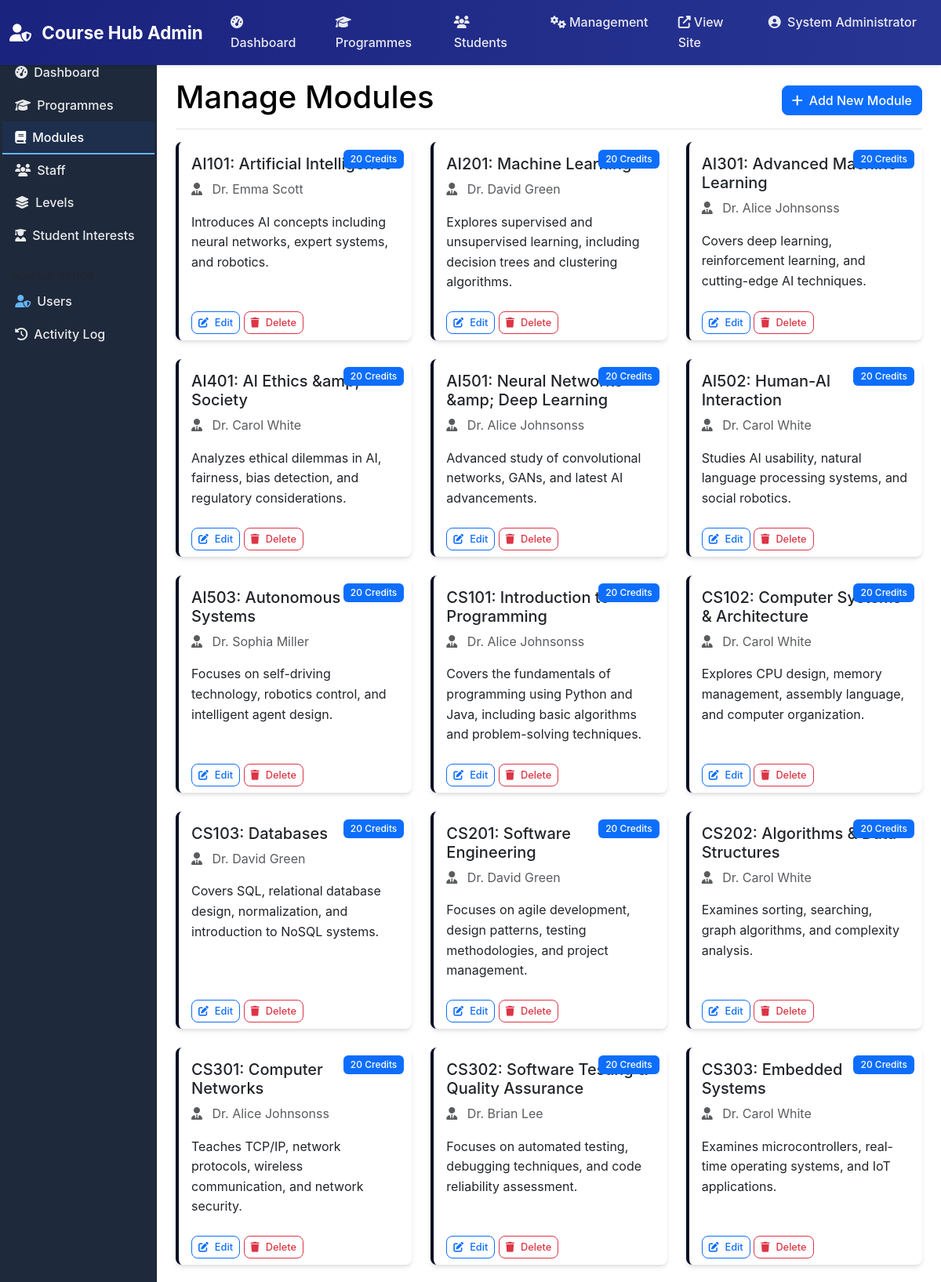
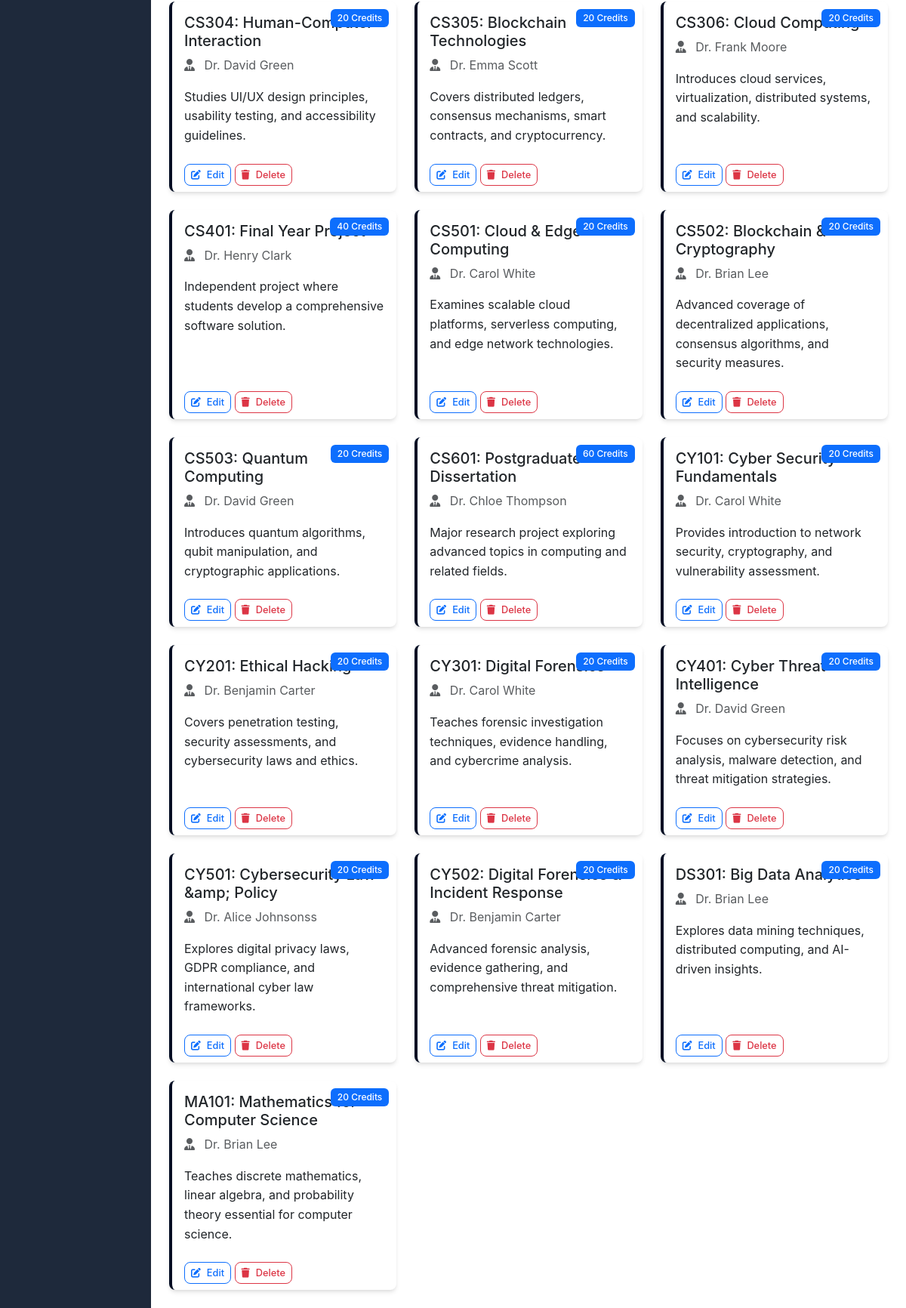
/admin/modules.php (signed in), run on the app's committed database (2 pictures, top to bottom).
### tables this page shows
CREATE TABLE `modules` (
  `ModuleID` int(11) NOT NULL,
  `ModuleCode` varchar(20) NOT NULL,
  `ModuleName` varchar(200) NOT NULL,
  `ModuleLeaderID` int(11) DEFAULT NULL,
  `Description` text DEFAULT NULL,
  `LearningOutcomes` text DEFAULT NULL,
  `AssessmentMethods` text DEFAULT NULL,
  `Credits` int(11) DEFAULT 20,
  `Image` varchar(255) DEFAULT NULL,
  `IsActive` tinyint(1) DEFAULT 1,
  `CreatedAt` timestamp NOT NULL DEFAULT current_timestamp(),
  `UpdatedAt` timestamp NOT NULL DEFAULT current_timestamp() ON UPDATE current_timestamp()
);

CREATE TABLE `staff` (
  `StaffID` int(11) NOT NULL,
  `Username` varchar(100) NOT NULL,
  `PasswordHash` varchar(255) NOT NULL,
  `Name` varchar(200) NOT NULL,
  `Email` varchar(255) NOT NULL,
  `Phone` varchar(20) DEFAULT NULL,
  `Department` varchar(100) DEFAULT NULL,
  `Title` varchar(100) DEFAULT NULL,
  `Bio` text DEFAULT NULL,
  `ProfileImage` varchar(255) DEFAULT NULL,
  `IsActive` tinyint(1) DEFAULT 1,
  `CreatedAt` timestamp NOT NULL DEFAULT current_timestamp()
);

### classes/Module.php (called while the page is built, shortened)
<?php
class Module {
    private $db;
    public function __construct($database) {
        $this->db = $database;
    }
    public function getAllModules($includeInactive = false) {
        try {
            $sql = "
                SELECT m.ModuleID, m.ModuleCode, m.ModuleName, m.Description,
                       m.LearningOutcomes, m.AssessmentMethods, m.Credits,
                       m.Image, m.IsActive, m.CreatedAt, m.UpdatedAt,
                       s.StaffID as ModuleLeaderID, s.Name as ModuleLeader,
                       s.Email as LeaderEmail, s.Title as LeaderTitle
                FROM Modules m
                LEFT JOIN Staff s ON m.ModuleLeaderID = s.StaffID
            ";
            if (!$includeInactive) {
                $sql .= " WHERE m.IsActive = 1";
            }
            $sql .= " ORDER BY m.ModuleCode";
            $stmt = $this->db->prepare($sql);
            $stmt->execute();
            return $stmt->fetchAll();
        } catch (Exception $e) {
            error_log("Get all modules error: " . $e->getMessage());
            return [];
        }
    }
}
?>

### config/config.php (called while the page is built, shortened)
<?php
require_once BASE_PATH . '/classes/Staff.php';
require_once BASE_PATH . '/classes/Module.php';
function truncateText($text, $length = 100) {
    if (strlen($text) <= $length) {
        return $text;
    }
    return substr($text, 0, $length) . '...';
}
?>

### admin/modules.php (the view, shortened to what this page needs)
<?php
require_once __DIR__ . '/../config/config.php';
$module = new Module($db);
$modules = $module->getAllModules();
?>
<!DOCTYPE html>
<html lang="en">
<head>
    <link href="https://cdn.jsdelivr.net/npm/bootstrap@5.3.0/dist/css/bootstrap.min.css" rel="stylesheet">
    <link href="https://cdnjs.cloudflare.com/ajax/libs/font-awesome/6.4.0/css/all.min.css" rel="stylesheet">
    <link href="../assets/css/style.css" rel="stylesheet">
</head>
<body class="admin-body">
    <?php include 'includes/admin_nav.php'; ?>
    <div class="container-fluid">
        <div class="row">
            <?php include 'includes/admin_sidebar.php'; ?>
            <main class="col-md-9 ms-sm-auto col-lg-10 px-md-4 py-4">
                <div class="d-flex justify-content-between flex-wrap flex-md-nowrap align-items-center pb-2 mb-3 border-bottom">
                    <h1 class="text-black">Manage Modules</h1>
                    <button class="btn btn-primary" data-bs-toggle="modal" data-bs-target="#moduleModal">
                        <i class="fas fa-plus me-2"></i>Add New Module
                    </button>
                </div>
                <div class="row row-cols-1 row-cols-md-2 row-cols-xl-3 g-4">
                    <?php foreach ($modules as $mod): ?>
                        <div class="col">
                            <div class="card h-100 module-card">
                                <div class="card-body">
                                    <span class="badge bg-primary credits-badge">
                                        <?php echo htmlspecialchars($mod['Credits']); ?> Credits
                                    </span>
                                    <h5 class="card-title">
                                        <?php echo htmlspecialchars($mod['ModuleCode']); ?>:
                                        <?php echo htmlspecialchars($mod['ModuleName']); ?>
                                    </h5>
                                    <p class="card-text text-muted">
                                        <i class="fas fa-user-tie me-2"></i>
                                        <?php echo htmlspecialchars($mod['ModuleLeader'] ?? 'No leader assigned'); ?>
                                    </p>
                                    <p class="card-text">
                                        <?php echo truncateText($mod['Description'], 150); ?>
                                    </p>
                                </div>
                                <div class="card-footer bg-transparent border-top-0">
                                    <button class="btn btn-sm btn-outline-primary edit-module"
                                            data-module-id="<?php echo $mod['ModuleID']; ?>"
                                            data-bs-toggle="modal"
                                            data-bs-target="#moduleModal">
                                        <i class="fas fa-edit me-2"></i>Edit
                                    </button>
                                    <button class="btn btn-sm btn-outline-danger delete-module"
                                            data-module-id="<?php echo $mod['ModuleID']; ?>"
                                            data-module-name="<?php echo htmlspecialchars($mod['ModuleName']); ?>">
                                        <i class="fas fa-trash me-2"></i>Delete
                                    </button>
                                </div>
                            </div>
                        </div>
                    <?php endforeach; ?>
                </div>
            </main>
        </div>
    </div>
</body>
</html>

### assets/css/style.css (style rules this page uses)
:root { --primary-color: #020d23; --secondary-color: #64748b; --success-color: #059669; --info-color: #0891b2; --warning-color: #d97706; --danger-color: #dc2626; --light-color: #f8fafc; --dark-color: #1e293b; --muted-color: #6b7280; --border-radius: 8px; --box-shadow: 0 4px 6px -1px rgba(0, 0, 0, 0.1), 0 2px 4px -1px rgba(0, 0, 0, 0.06); --box-shadow-lg: 0 20px 25px -5px rgba(0, 0, 0, 0.1), 0 10px 10px -5px rgba(0, 0, 0, 0.04); --transition: all 0.3s ease; }
body { font-family: 'Inter', -apple-system, BlinkMacSystemFont, 'Segoe UI', Roboto, sans-serif; line-height: 1.6; color: var(--dark-color); }
.text-black { color: black !important; }
.btn { border-radius: var(--border-radius); font-weight: 500; transition: var(--transition); }
.card { border-radius: var(--border-radius); border: none; box-shadow: var(--box-shadow); transition: var(--transition); }
.badge { font-weight: 500; padding: 0.5em 0.75em; }
.module-card { border-left: 4px solid var(--primary-color); transition: var(--transition); }
.btn-sm { padding: 0.25rem 0.5rem; font-size: 0.8rem; }

### admin/modules.php (style rules this page uses)
.module-card { transition: transform 0.2s; }
.credits-badge { position: absolute; top: 10px; right: 10px; }

### data on the page
modules: Credits "20", ModuleCode "AI101", ModuleName "Artificial Intelligence", ModuleLeaderID.Name "Dr. Emma Scott", Description "Introduces AI concepts including neural networks, expert systems, and robotics."
modules: Credits "20", ModuleCode "AI201", ModuleName "Machine Learning", ModuleLeaderID.Name "Dr. David Green", Description "Explores supervised and unsupervised learning, including decision trees and clustering algorithms."
modules: Credits "20", ModuleCode "AI301", ModuleName "Advanced Machine Learning", ModuleLeaderID.Name "Dr. Alice Johnsonss", Description "Covers deep learning, reinforcement learning, and cutting-edge AI techniques."
modules: Credits "20", ModuleCode "AI401", ModuleName "AI Ethics &amp; Society", ModuleLeaderID.Name "Dr. Carol White", Description "Analyzes ethical dilemmas in AI, fairness, bias detection, and regulatory considerations."
modules: Credits "20", ModuleCode "AI501", ModuleName "Neural Networks &amp; Deep Learning", ModuleLeaderID.Name "Dr. Alice Johnsonss", Description "Advanced study of convolutional networks, GANs, and latest AI advancements."
modules: Credits "20", ModuleCode "AI502", ModuleName "Human-AI Interaction", ModuleLeaderID.Name "Dr. Carol White", Description "Studies AI usability, natural language processing systems, and social robotics."
modules: Credits "20", ModuleCode "AI503", ModuleName "Autonomous Systems", ModuleLeaderID.Name "Dr. Sophia Miller", Description "Focuses on self-driving technology, robotics control, and intelligent agent design."
modules: Credits "20", ModuleCode "CS101", ModuleName "Introduction to Programming", ModuleLeaderID.Name "Dr. Alice Johnsonss", Description "Covers the fundamentals of programming using Python and Java, including basic algorithms and problem-solving techniques."
modules: Credits "20", ModuleCode "CS102", ModuleName "Computer Systems & Architecture", ModuleLeaderID.Name "Dr. Carol White", Description "Explores CPU design, memory management, assembly language, and computer organization."
modules: Credits "20", ModuleCode "CS103", ModuleName "Databases", ModuleLeaderID.Name "Dr. David Green", Description "Covers SQL, relational database design, normalization, and introduction to NoSQL systems."
modules: Credits "20", ModuleCode "CS201", ModuleName "Software Engineering", ModuleLeaderID.Name "Dr. David Green", Description "Focuses on agile development, design patterns, testing methodologies, and project management."
modules: Credits "20", ModuleCode "CS202", ModuleName "Algorithms & Data Structures", ModuleLeaderID.Name "Dr. Carol White", Description "Examines sorting, searching, graph algorithms, and complexity analysis."
modules: Credits "20", ModuleCode "CS301", ModuleName "Computer Networks", ModuleLeaderID.Name "Dr. Alice Johnsonss", Description "Teaches TCP/IP, network protocols, wireless communication, and network security."
modules: Credits "20", ModuleCode "CS302", ModuleName "Software Testing & Quality Assurance", ModuleLeaderID.Name "Dr. Brian Lee", Description "Focuses on automated testing, debugging techniques, and code reliability assessment."
modules: Credits "20", ModuleCode "CS303", ModuleName "Embedded Systems", ModuleLeaderID.Name "Dr. Carol White", Description "Examines microcontrollers, real-time operating systems, and IoT applications."
modules: Credits "20", ModuleCode "CS304", ModuleName "Human-Computer Interaction", ModuleLeaderID.Name "Dr. David Green", Description "Studies UI/UX design principles, usability testing, and accessibility guidelines."
modules: Credits "20", ModuleCode "CS305", ModuleName "Blockchain Technologies", ModuleLeaderID.Name "Dr. Emma Scott", Description "Covers distributed ledgers, consensus mechanisms, smart contracts, and cryptocurrency."
modules: Credits "20", ModuleCode "CS306", ModuleName "Cloud Computing", ModuleLeaderID.Name "Dr. Frank Moore", Description "Introduces cloud services, virtualization, distributed systems, and scalability."
modules: Credits "40", ModuleCode "CS401", ModuleName "Final Year Project", ModuleLeaderID.Name "Dr. Henry Clark", Description "Independent project where students develop a comprehensive software solution."
modules: Credits "20", ModuleCode "CS501", ModuleName "Cloud & Edge Computing", ModuleLeaderID.Name "Dr. Carol White", Description "Examines scalable cloud platforms, serverless computing, and edge network technologies."
modules: Credits "20", ModuleCode "CS502", ModuleName "Blockchain & Cryptography", ModuleLeaderID.Name "Dr. Brian Lee", Description "Advanced coverage of decentralized applications, consensus algorithms, and security measures."
modules: Credits "20", ModuleCode "CS503", ModuleName "Quantum Computing", ModuleLeaderID.Name "Dr. David Green", Description "Introduces quantum algorithms, qubit manipulation, and cryptographic applications."
modules: Credits "60", ModuleCode "CS601", ModuleName "Postgraduate Dissertation", ModuleLeaderID.Name "Dr. Chloe Thompson", Description "Major research project exploring advanced topics in computing and related fields."
modules: Credits "20", ModuleCode "CY101", ModuleName "Cyber Security Fundamentals", ModuleLeaderID.Name "Dr. Carol White", Description "Provides introduction to network security, cryptography, and vulnerability assessment."
modules: Credits "20", ModuleCode "CY201", ModuleName "Ethical Hacking", ModuleLeaderID.Name "Dr. Benjamin Carter", Description "Covers penetration testing, security assessments, and cybersecurity laws and ethics."
modules: Credits "20", ModuleCode "CY301", ModuleName "Digital Forensics", ModuleLeaderID.Name "Dr. Carol White", Description "Teaches forensic investigation techniques, evidence handling, and cybercrime analysis."
modules: Credits "20", ModuleCode "CY401", ModuleName "Cyber Threat Intelligence", ModuleLeaderID.Name "Dr. David Green", Description "Focuses on cybersecurity risk analysis, malware detection, and threat mitigation strategies."
modules: Credits "20", ModuleCode "CY501", ModuleName "Cybersecurity Law &amp; Policy", ModuleLeaderID.Name "Dr. Alice Johnsonss", Description "Explores digital privacy laws, GDPR compliance, and international cyber law frameworks."
modules: Credits "20", ModuleCode "CY502", ModuleName "Digital Forensics & Incident Response", ModuleLeaderID.Name "Dr. Benjamin Carter", Description "Advanced forensic analysis, evidence gathering, and comprehensive threat mitigation."
modules: Credits "20", ModuleCode "DS301", ModuleName "Big Data Analytics", ModuleLeaderID.Name "Dr. Brian Lee", Description "Explores data mining techniques, distributed computing, and AI-driven insights."
modules: Credits "20", ModuleCode "MA101", ModuleName "Mathematics for Computer Science", ModuleLeaderID.Name "Dr. Brian Lee", Description "Teaches discrete mathematics, linear algebra, and probability theory essential for computer science."

### other printed values
SITE_NAME "Course Hub"
$_SESSION['user_name'] "System Administrator"
